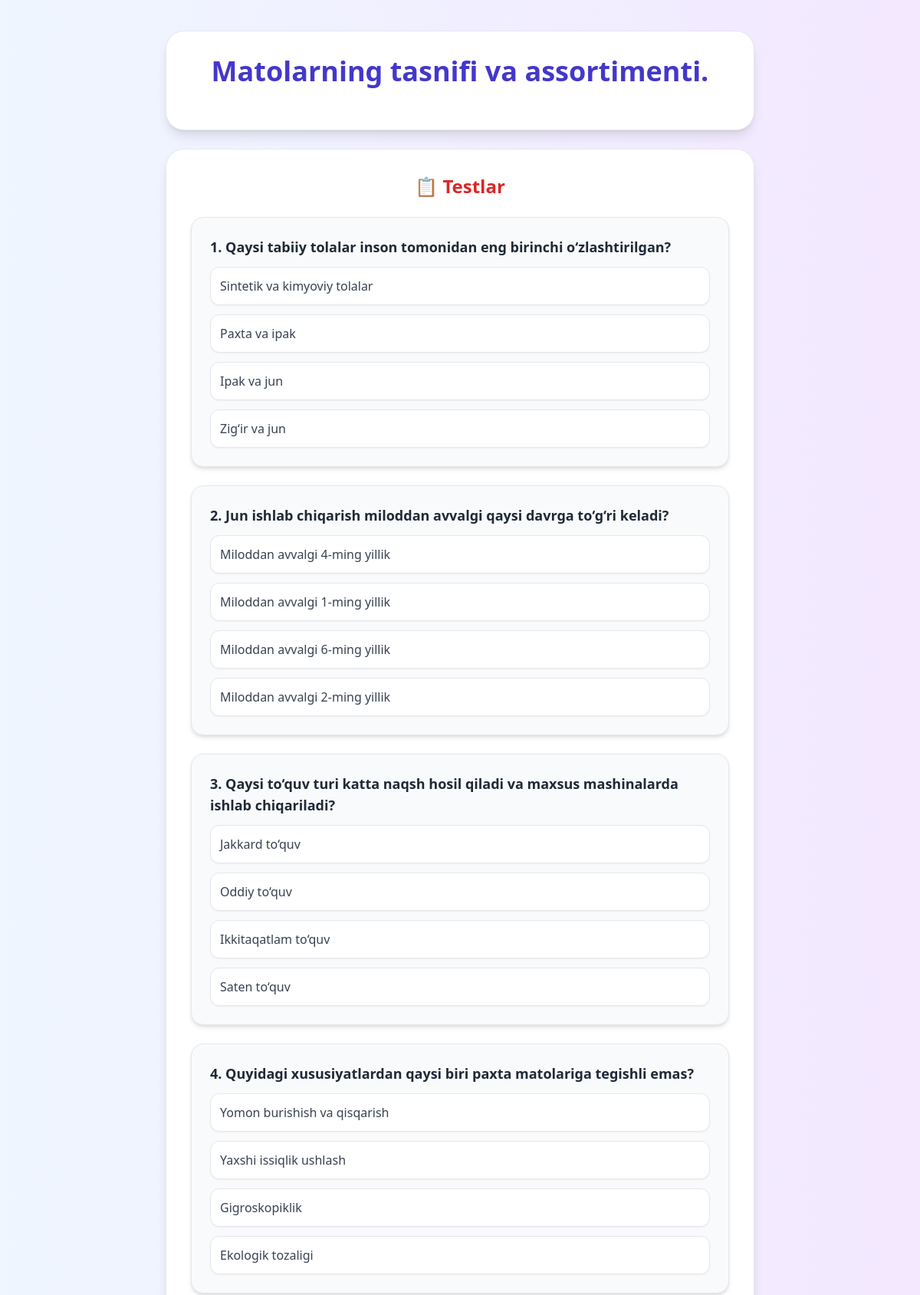
Screenshot of /2/lesson_list (upper part) with the database file from the repository.
### subject/models.py (models this page shows, shortened)
class Lecture(models.Model):
    name = models.CharField(max_length=255)
    video = models.FileField(upload_to="uploads/videolar/", blank=True, verbose_name="Video")
    word = models.FileField(upload_to="uploads/maruza_word/", blank=True, verbose_name="Ma'ruza word")
    presentation = models.FileField(upload_to="uploads/presentations/ma'ruza/", blank=True,
                                    verbose_name="Ma'ruza taqdimot")
    created_at = models.DateTimeField(auto_now_add=True)
    updated_at = models.DateTimeField(auto_now=True)
    class Meta:
        ordering = ['created_at']
        verbose_name = "Ma'ruza"
        verbose_name_plural = "Ma'ruzalar"

class Test(models.Model):
    lesson = models.ForeignKey(Lecture, related_name="tests", on_delete=models.CASCADE)
    question = models.TextField()
    created_at = models.DateTimeField(auto_now_add=True)
    class Meta:
        ordering = ['created_at']
        verbose_name = 'Test'
        verbose_name_plural = 'Testlar'

class TestOption(models.Model):
    test = models.ForeignKey(Test, related_name="options", on_delete=models.CASCADE)
    text = models.TextField()
    is_correct = models.BooleanField(default=False)
    class Meta:
        verbose_name = 'Variant'
        verbose_name_plural = 'Variantlar'

### subject/views.py (the view)
# urls.py: path('<int:pk>/lesson_list', test, name='test'),
def test(request, pk):
    lecture = get_object_or_404(Lecture, pk=pk)
    tests = Test.objects.filter(lesson=lecture).prefetch_related("options")
    return render(request, 'test.html', {
        'lesson': lecture,
        'tests': tests
    })

### subject/templatetags/custom_filters.py (called while the page is built)
@register.filter
def shuffle(queryset):
    queryset_list = list(queryset)
    random.shuffle(queryset_list)
    return queryset_list

### templates/test.html (shortened to what this page needs)
<!DOCTYPE html>
<html lang="en">
<head>
    {% load custom_filters %}
    <script src="https://cdn.tailwindcss.com"></script>
    <link rel="stylesheet" href="https://cdnjs.cloudflare.com/ajax/libs/font-awesome/6.7.2/css/all.min.css"/>
</head>
<body class="bg-gradient-to-r from-blue-50 to-purple-100 min-h-screen flex flex-col items-center py-10">
    <div class="bg-white shadow-lg rounded-3xl p-8 w-full max-w-3xl text-center border border-gray-200">
        <h1 class="text-4xl font-bold text-indigo-700 mb-6">{{ lesson.name }}</h1>
    </div>
    <div class="bg-white shadow-lg rounded-3xl p-8 w-full max-w-3xl mt-6 border border-gray-200">
        <h2 class="text-2xl font-bold text-center text-red-600 mb-6">📋 Testlar</h2>
        {% if tests %}
        <form id="quiz-form">
            {% for test in tests %}
            <div class="mb-6 p-6 border rounded-2xl bg-gray-50 shadow-md">
                <p class="font-semibold text-lg text-gray-800">{{ forloop.counter }}. {{ test.question }}</p>
                <div class="mt-3 space-y-3">
                    {% for option in test.options.all|shuffle %}
                    <label class="flex items-center p-3 bg-white border rounded-xl shadow-sm cursor-pointer hover:bg-gray-100 transition-all duration-200">
                        <span class="text-gray-700">{{ option.text }}</span>
                    </label>
                    {% empty %}
                    <p class="text-red-500">Variantlar yo'q!</p>
                    {% endfor %}
                </div>
            </div>
            {% endfor %}
        </form>
        {% else %}
        <p class="text-center text-gray-500 text-lg">❌ Hozircha testlar mavjud emas.</p>
        {% endif %}
    </div>
</body>
</html>

### rows the page displays
Lecture: name "Matolarning tasnifi va assortimenti."
Test: question "Qaysi tabiiy tolalar inson tomonidan eng birinchi o‘zlashtirilgan?"
TestOption: text "Sintetik va kimyoviy tolalar"
TestOption: text "Paxta va ipak"
TestOption: text "Ipak va jun"
TestOption: text "Zig‘ir va jun"
Test: question "Jun ishlab chiqarish miloddan avvalgi qaysi davrga to‘g‘ri keladi?"
TestOption: text "Miloddan avvalgi 4-ming yillik"
TestOption: text "Miloddan avvalgi 1-ming yillik"
TestOption: text "Miloddan avvalgi 6-ming yillik"
TestOption: text "Miloddan avvalgi 2-ming yillik"
Test: question "Qaysi to‘quv turi katta naqsh hosil qiladi va maxsus mashinalarda ishlab chiqariladi?"
TestOption: text "Jakkard to‘quv"
TestOption: text "Oddiy to‘quv"
TestOption: text "Ikkitaqatlam to‘quv"
TestOption: text "Saten to‘quv"
Test: question "Quyidagi xususiyatlardan qaysi biri paxta matolariga tegishli emas?"
TestOption: text "Yomon burishish va qisqarish"
TestOption: text "Yaxshi issiqlik ushlash"
TestOption: text "Gigroskopiklik"
TestOption: text "Ekologik tozaligi"
